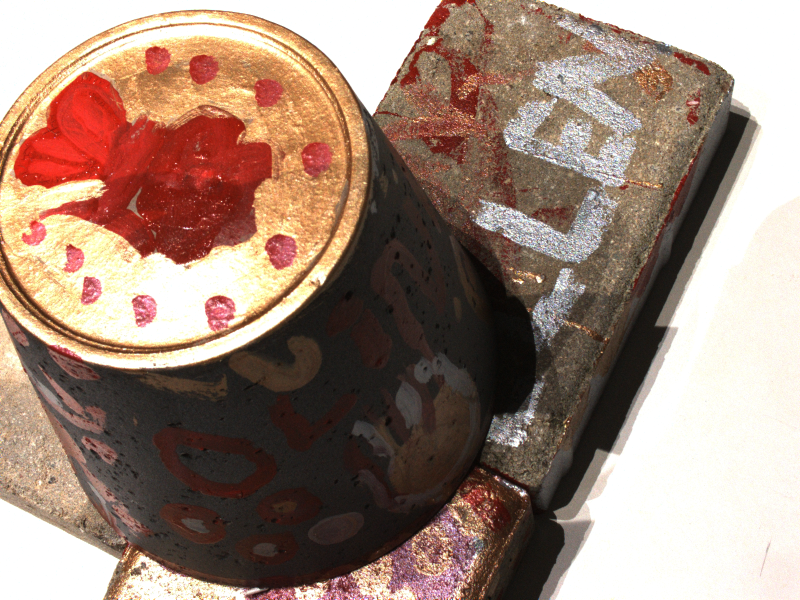
#> input picture data/experiments/dtu_scan1_6views/image_001.png, 1600 x 1200 px (shown at 1/2 size)
$ python -i dense_cpu.py   (imports and definitions only)
#> lines starting #> are read from the running program, lines starting #| are printed output that depends on the picture
#> further down, picture is the input picture: shape (1200, 1600, 3); mean B, G, R 119.8, 133.4, 157.5
"""Dense multi-view stereo on the CPU, using COLMAP's camera poses.

COLMAP's own dense stage (PatchMatch stereo) needs a CUDA GPU. Without one the classical result would be the sparse SfM
cloud, a few hundred points that do not look like the object. This module densifies it with a plane-sweep multi-view
stereo that needs nothing but OpenCV and NumPy:

1. every registered view in turn is the reference; its best neighbours are chosen from the sparse model (shared
   points, useful parallax),
2. a set of fronto-parallel depth planes spanning the depth range of the sparse points is swept; for each plane the
   neighbours are warped into the reference view with a homography and compared with zero-mean normalised
   cross-correlation (after local contrast enhancement, so dark surfaces keep matchable detail),
3. the best plane per pixel gives a depth map, restricted to the region covered by the sparse points,
4. depth maps are cross-checked against each other (a point must agree with the depth map of another view) and the
   survivors are merged into one coloured cloud in the world frame.

It is slower and less complete than PatchMatch on a GPU, but it works with the wide baselines of 3-6 view sets and
produces a dense, coloured surface that resembles the photographed object.
"""

from typing import Callable, Dict, List, Optional, Tuple

import cv2
import numpy as np

from .colmap_model import Image, SparseModel
from .quality_check import read_image

MIN_PARALLAX_DEG, MAX_PARALLAX_DEG = 1.5, 60.0
NEIGHBOURS = 3
PLANES = 128
WINDOW = 7
MIN_NCC = 0.55
DEPTH_AGREEMENT = 0.02          # relative depth difference accepted when cross-checking views
MAX_POINTS = 800_000


def _enhance(img: np.ndarray) -> np.ndarray:
    """Local contrast enhancement (CLAHE on lightness) so dark, low-texture surfaces still give matchable detail."""
    lab = cv2.cvtColor(img, cv2.COLOR_BGR2LAB)
#> lab: shape (1200, 1600, 3); mean of channels 0, 1, 2 143, 135.8, 139.9
    lab[..., 0] = cv2.createCLAHE(clipLimit=3.0, tileGridSize=(8, 8)).apply(lab[..., 0])
#> lab: shape (1200, 1600, 3); mean of channels 0, 1, 2 148.4, 135.8, 139.9
    return cv2.cvtColor(lab, cv2.COLOR_LAB2BGR)
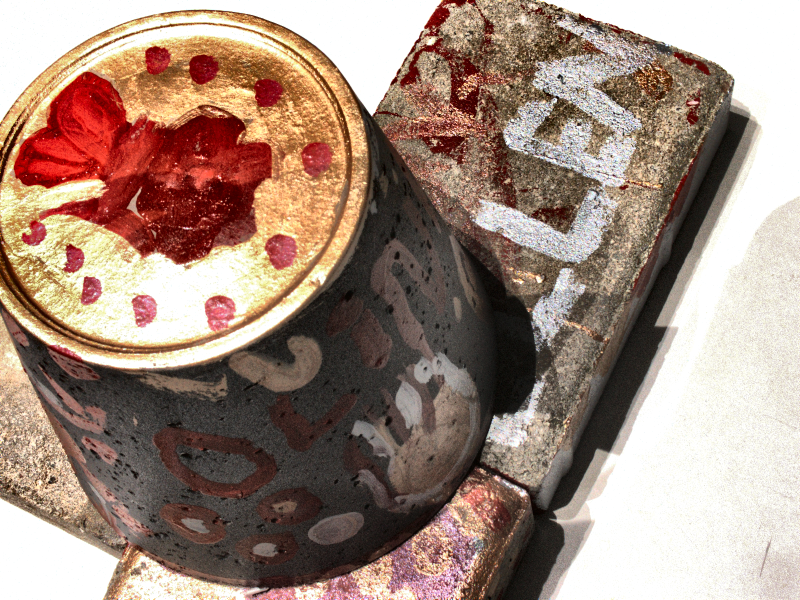
#> returned value: shape (1200, 1600, 3) (shown at 1/2 size); mean B, G, R 124.9, 138, 161.7


def _shared_points(a: Image, b: Image) -> List[int]:
    ids_a = {i for i in a.point3d_ids if i >= 0}
    return [i for i in b.point3d_ids if i >= 0 and i in ids_a]


# [21 lines left out: functions _parallax_deg, choose_neighbours, not called in this run]


class _View:
    """One view prepared for stereo: scaled colour image, grey image, intrinsics (scaled) and pose."""

    # [19 lines left out: function __init__, not called in this run]


def _box(x: np.ndarray) -> np.ndarray:
    return cv2.blur(x, (WINDOW, WINDOW))


# [72 lines left out: function _sweep, not called in this run]


def zc_to_cam(world: np.ndarray, v: "_View") -> np.ndarray:
    return world @ v.R.T + v.t


# [68 lines left out: functions _backproject, _cross_check, dense_cpu, not called in this run]

>>> import cv2
>>> picture = cv2.imread('../../data/experiments/dtu_scan1_6views/image_001.png')
>>> result = _enhance(picture)

$ run again, on data/experiments/dtu_scan1_6views/image_002.png
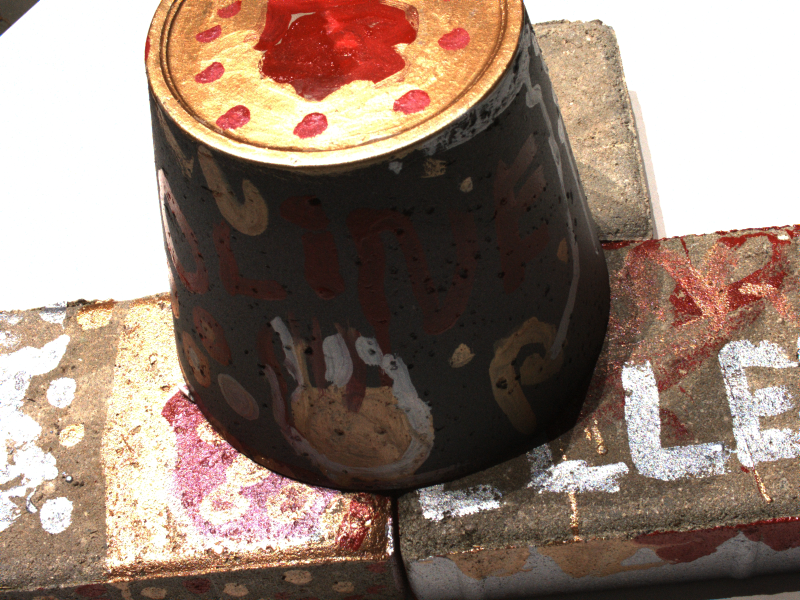
#> input picture data/experiments/dtu_scan1_6views/image_002.png, 1600 x 1200 px (shown at 1/2 size)
#> picture is the input picture: shape (1200, 1600, 3); mean B, G, R 116.6, 129.4, 149.4
#> in _enhance, `return cv2.cvtColor(lab, cv2.COLOR_LAB2BGR)`:
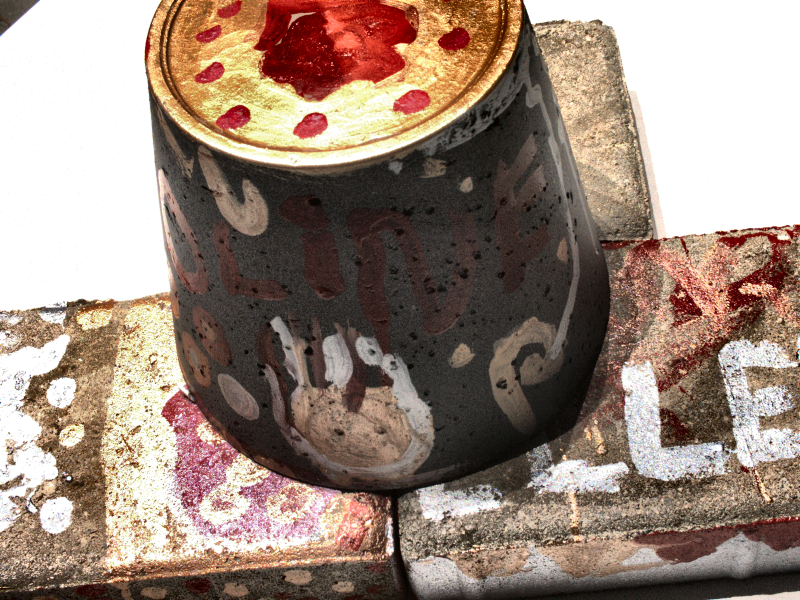
#> returned value: shape (1200, 1600, 3) (shown at 1/2 size); mean B, G, R 123.2, 135.8, 155.5

$ run again, on data/experiments/dtu_scan1_6views/image_003.png
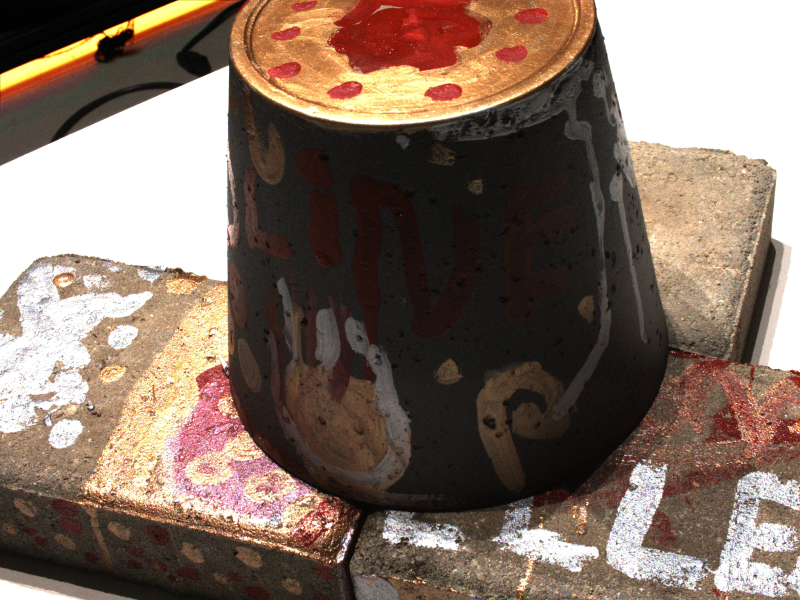
#> input picture data/experiments/dtu_scan1_6views/image_003.png, 1600 x 1200 px (shown at 1/2 size)
#> picture is the input picture: shape (1200, 1600, 3); mean B, G, R 100.2, 112.6, 131.4
#> in _enhance, `return cv2.cvtColor(lab, cv2.COLOR_LAB2BGR)`:
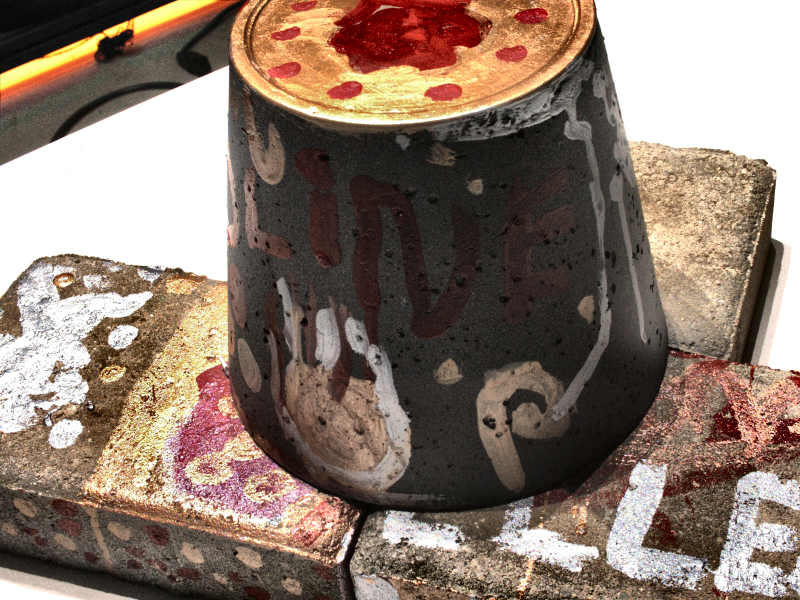
#> returned value: shape (1200, 1600, 3) (shown at 1/2 size); mean B, G, R 108.7, 121.1, 139.7

$ run again, on data/experiments/dtu_scan1_6views/image_004.png
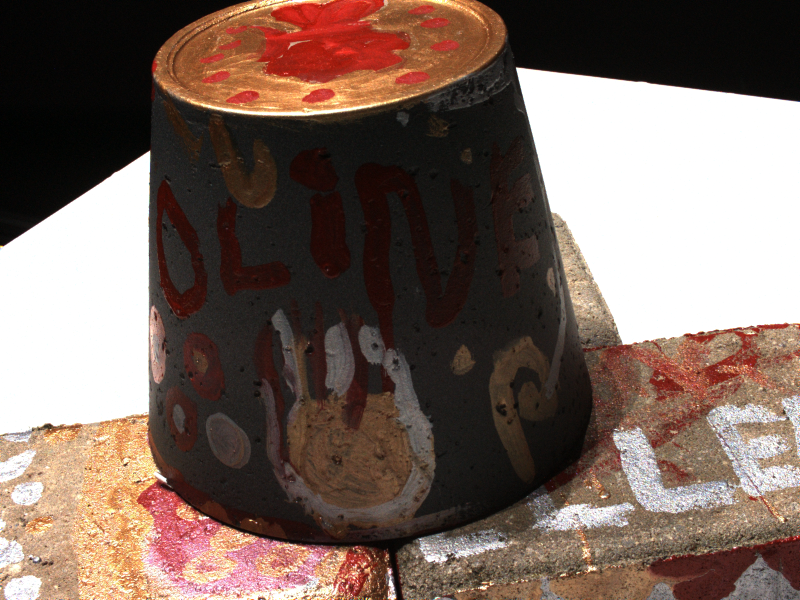
#> input picture data/experiments/dtu_scan1_6views/image_004.png, 1600 x 1200 px (shown at 1/2 size)
#> picture is the input picture: shape (1200, 1600, 3); mean B, G, R 93.2, 102.2, 121.1
#> in _enhance, `return cv2.cvtColor(lab, cv2.COLOR_LAB2BGR)`:
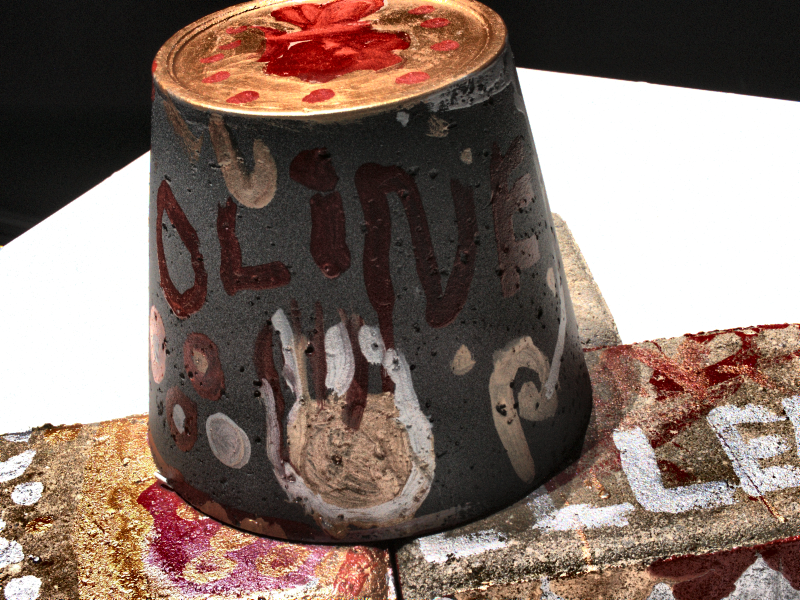
#> returned value: shape (1200, 1600, 3) (shown at 1/2 size); mean B, G, R 103.7, 112.6, 131.4
